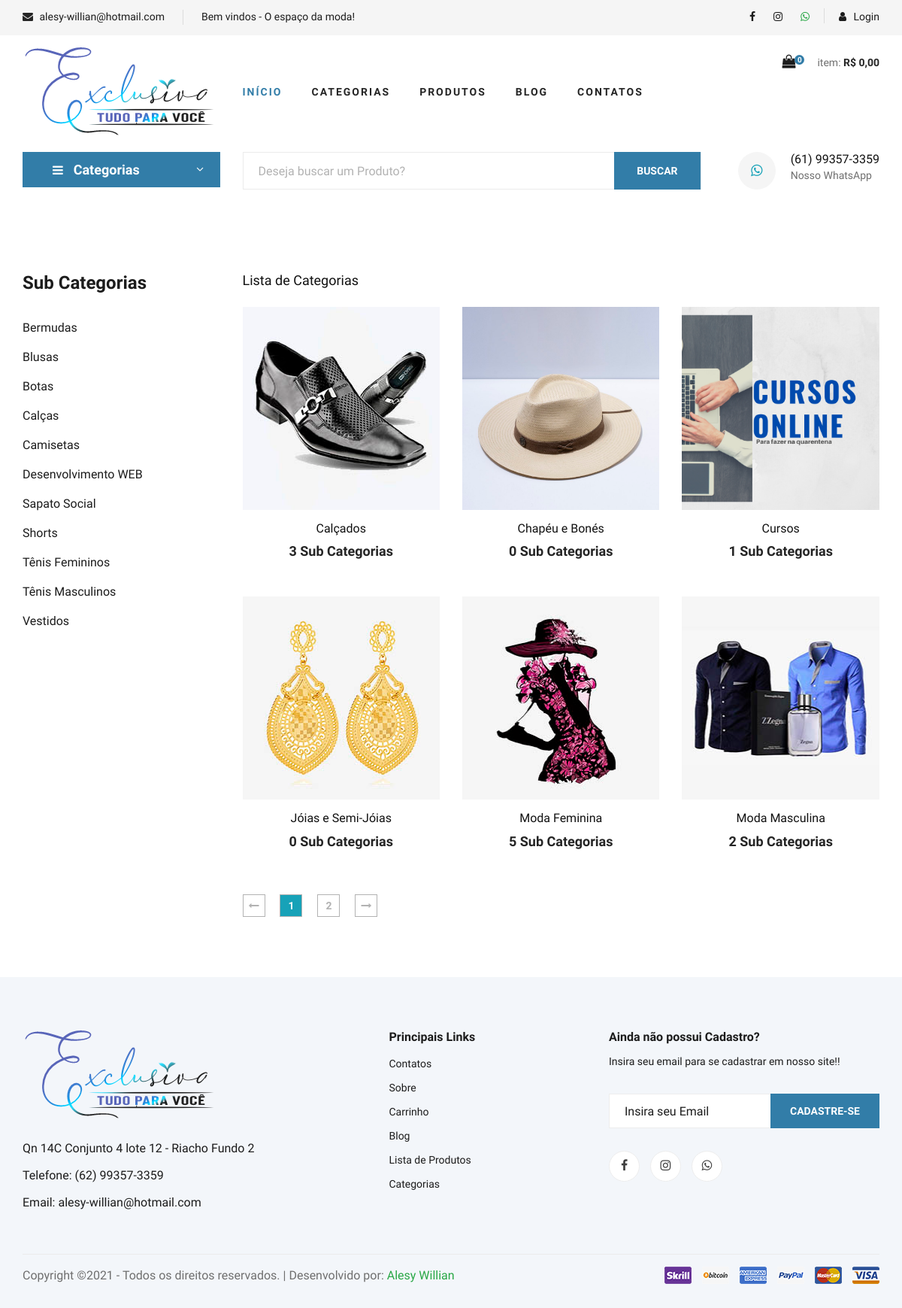
Page /categorias.php on the committed database.
### tables this page shows
CREATE TABLE `sub_categorias` (
  `id` int(11) NOT NULL AUTO_INCREMENT,
  `nome` varchar(50) NOT NULL,
  `nome_url` varchar(50) NOT NULL,
  `imagem` varchar(100) NOT NULL,
  `id_categoria` int(11) NOT NULL,
  PRIMARY KEY (`id`)
);

CREATE TABLE `categorias` (
  `id` int(11) NOT NULL AUTO_INCREMENT,
  `nome` varchar(50) NOT NULL,
  `nome_url` varchar(50) NOT NULL,
  `imagem` varchar(100) NOT NULL,
  PRIMARY KEY (`id`)
);

### config.php (called while the page is built, shortened)
<?php
$itens_por_pagina = 6;
 ?>

### categorias.php (the view, shortened to what this page needs)
<?php
require_once("cabecalho.php");
?>
<?php
require_once("cabecalho-busca.php");
?>
<?php
if(@$_GET['pagina'] != null){
    $pag = $_GET['pagina'];
}else{
    $pag = 0;
}
$limite = $pag * @$itens_por_pagina;
$pagina = $pag;
$nome_pag = 'categorias.php';
 ?>
<section class="product spad">
    <div class="container">
        <div class="row">
            <div class="col-lg-3 col-md-5">
                <div class="sidebar">
                    <div class="sidebar__item">
                        <h4>Sub Categorias</h4>
                        <ul>
                            <?php
                            $query = $pdo->query("SELECT * FROM sub_categorias order by nome asc ");
                            $res = $query->fetchAll(PDO::FETCH_ASSOC);
                            for ($i=0; $i < count($res); $i++) {
                              $nome = $res[$i]['nome'];
                              $nome_url = $res[$i]['nome_url'];
                              ?>
                              <li><a href="produtos-<?php echo $nome_url ?>"><?php echo $nome ?></a></li>
                          <?php } ?>
                      </ul>
                  </div>
              </div>
          </div>
          <div class="col-lg-9 col-md-7">
<h5>Lista de Categorias</h5>
            <div class="row mt-4">
               <?php
               $query = $pdo->query("SELECT * FROM categorias order by nome asc LIMIT $limite, $itens_por_pagina");
               $res = $query->fetchAll(PDO::FETCH_ASSOC);
               for ($i=0; $i < count($res); $i++) {
                  $nome = $res[$i]['nome'];
                  $imagem = $res[$i]['imagem'];
                  $nome_url = $res[$i]['nome_url'];
                  $id = $res[$i]['id'];
                  $query2 = $pdo->query("SELECT * FROM sub_categorias where id_categoria = '$id' ");
                  $res2 = $query2->fetchAll(PDO::FETCH_ASSOC);
                  $total_itens = @count($res2);
                  $query3 = $pdo->query("SELECT * FROM categorias ");
                  $res3 = $query3->fetchAll(PDO::FETCH_ASSOC);
                  $num_total = @count($res3);
                  $num_paginas = ceil($num_total/$itens_por_pagina);
                  ?>
                  <div class="col-lg-4 col-md-6 col-sm-6">
                    <div class="product__item">
                        <div class="product__item__pic set-bg" data-setbg="img/categorias/<?php echo $imagem ?>">
                        </div>
                        <div class="product__item__text">
                            <a href="sub-categoria-de-<?php echo $nome_url ?>"><h6><?php echo $nome ?></h6>
                                <h5><?php echo $total_itens ?> Sub Categorias</h5></a>
                            </div>
                        </div>
                    </div>
                <?php } ?>
            </div>
            <div class="product__pagination">
                <a href="<?php echo $nome_pag ?>?pagina=0"><i class="fa fa-long-arrow-left"></i></a>
                <?php
                    for($i = 0; $i < @$num_paginas; $i++){
                        $estilo = '';
                        if($pagina == $i){
                            $estilo = 'bg-info text-light';
                        }
                        if($pagina >= ($i - 2) && $pagina <= ($i + 2)){ ?>
                         <a href="<?php echo $nome_pag ?>?pagina=<?php echo $i ?>" class="<?php echo $estilo ?>"><?php echo $i + 1 ?></a>
                       <?php }
                    }
                 ?>
                <a href="<?php echo $nome_pag ?>?pagina=<?php echo $num_paginas - 1 ?>"><i class="fa fa-long-arrow-right"></i></a>
            </div>
        </div>
    </div>
</div>
</section>
<?php
require_once("rodape.php");
?>

### css/style.css (style rules this page uses)
html, body { height: 100%; font-family: "Cairo", sans-serif; -webkit-font-smoothing: antialiased; font-smoothing: antialiased; }
h1, h2, h3, h4, h5, h6 { margin: 0; color: #111111; font-weight: 400; font-family: "Cairo", sans-serif; }
h4 { font-size: 24px; }
h5 { font-size: 18px; }
h6 { font-size: 16px; }
ul, ol { padding: 0; margin: 0; }
.set-bg { background-repeat: no-repeat; background-size: cover; background-position: top center; }
.spad { padding-top: 100px; padding-bottom: 100px; }
.sidebar__item { margin-bottom: 35px; }
.sidebar__item h4 { color: #1c1c1c; font-weight: 700; margin-bottom: 25px; }
.sidebar__item ul li { list-style: none; }
.sidebar__item ul li a { font-size: 16px; color: #1c1c1c; line-height: 39px; display: block; }
.product { padding-top: 80px; padding-bottom: 80px; }
.product__item { margin-bottom: 50px; }
.product__item__pic { height: 270px; position: relative; overflow: hidden; }
.product__item__text { text-align: center; padding-top: 15px; }
.product__item__text h6 { margin-bottom: 10px; }
.product__item__text h5 { color: #252525; font-weight: 700; }
.product__pagination, .blog__pagination { padding-top: 10px; }
.product__pagination a, .blog__pagination a { display: inline-block; width: 30px; height: 30px; border: 1px solid #b2b2b2; font-size: 14px; color: #b2b2b2; font-weight: 700; line-height: 28px; text-align: center; margin-right: 16px; -webkit-transition: all, 0.3s; -moz-transition: all, 0.3s; -ms-transition: all, 0.3s; -o-transition: all, 0.3s; transition: all, 0.3s; }
.product__pagination a:last-child, .blog__pagination a:last-child { margin-right: 0; }
@media only screen and (min-width: 1200px) { .container { max-width: 1170px; } }

### rows in the picture
sub_categorias: nome "Bermudas"
sub_categorias: nome "Blusas"
sub_categorias: nome "Botas"
sub_categorias: nome "Calças"
sub_categorias: nome "Camisetas"
sub_categorias: nome "Desenvolvimento WEB"
sub_categorias: nome "Sapato Social"
sub_categorias: nome "Shorts"
sub_categorias: nome "Tênis Femininos"
sub_categorias: nome "Tênis Masculinos"
sub_categorias: nome "Vestidos"
categorias: shows a picture, nome "Calçados", total_itens "3"
categorias: shows a picture, nome "Chapéu e Bonés", total_itens "0"
categorias: shows a picture, nome "Cursos", total_itens "1"
categorias: shows a picture, nome "Jóias e Semi-Jóias", total_itens "0"
categorias: shows a picture, nome "Moda Feminina", total_itens "5"
categorias: shows a picture, nome "Moda Masculina", total_itens "2"

### other values in the picture
$email "alesy-willian@hotmail.com"
$texto_destaque "Bem vindos - O espaço da moda!"
$linhas "0"
$total_c "0,00"
$whatsapp "(61) 99357-3359"
$endereco_loja "Qn 14C Conjunto 4 lote 12 - Riacho Fundo 2"
$telefone "(62) 99357-3359"
$copyright "Copyright ©2021 - Todos os direitos reservados. |"
